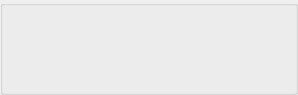
<?xml version="1.0" encoding="UTF-8"?>
<ui version="4.0">
 <class>PersonalRecorderUi</class>
 <widget class="QWidget" name="PersonalRecorderUi">
  <property name="geometry">
   <rect>
    <x>0</x>
    <y>0</y>
    <width>298</width>
    <height>95</height>
   </rect>
  </property>
  <property name="sizePolicy">
   <sizepolicy hsizetype="Expanding" vsizetype="Expanding">
    <horstretch>0</horstretch>
    <verstretch>0</verstretch>
   </sizepolicy>
  </property>
  <property name="minimumSize">
   <size>
    <width>0</width>
    <height>0</height>
   </size>
  </property>
  <property name="maximumSize">
   <size>
    <width>16777215</width>
    <height>16777215</height>
   </size>
  </property>
  <property name="windowTitle">
   <string>Dialog</string>
  </property>
  <layout class="QVBoxLayout" name="verticalLayout">
   <property name="spacing">
    <number>0</number>
   </property>
   <property name="leftMargin">
    <number>0</number>
   </property>
   <property name="topMargin">
    <number>0</number>
   </property>
   <property name="rightMargin">
    <number>0</number>
   </property>
   <property name="bottomMargin">
    <number>0</number>
   </property>
   <item>
    <widget class="QGroupBox" name="StyledDlgItemsBox">
     <property name="sizePolicy">
      <sizepolicy hsizetype="Expanding" vsizetype="Expanding">
       <horstretch>0</horstretch>
       <verstretch>0</verstretch>
      </sizepolicy>
     </property>
     <property name="minimumSize">
      <size>
       <width>0</width>
       <height>0</height>
      </size>
     </property>
     <property name="title">
      <string/>
     </property>
     <layout class="QGridLayout" name="gridLayout">
      <property name="leftMargin">
       <number>0</number>
      </property>
      <property name="topMargin">
       <number>0</number>
      </property>
      <property name="rightMargin">
       <number>0</number>
      </property>
      <property name="bottomMargin">
       <number>0</number>
      </property>
      <property name="spacing">
       <number>0</number>
      </property>
      <item row="1" column="0">
       <widget class="SessionWidget" name="m_SessionWidget" native="true">
        <property name="sizePolicy">
         <sizepolicy hsizetype="Expanding" vsizetype="Expanding">
          <horstretch>0</horstretch>
          <verstretch>0</verstretch>
         </sizepolicy>
        </property>
       </widget>
      </item>
      <item row="0" column="0">
       <widget class="QLabel" name="m_StatusLabel">
        <property name="text">
         <string notr="true"/>
        </property>
       </widget>
      </item>
     </layout>
    </widget>
   </item>
  </layout>
 </widget>
 <customwidgets>
  <customwidget>
   <class>SessionWidget</class>
   <extends>QWidget</extends>
   <header>SessionWidget.h</header>
   <container>1</container>
  </customwidget>
 </customwidgets>
 <resources/>
 <connections/>
</ui>
